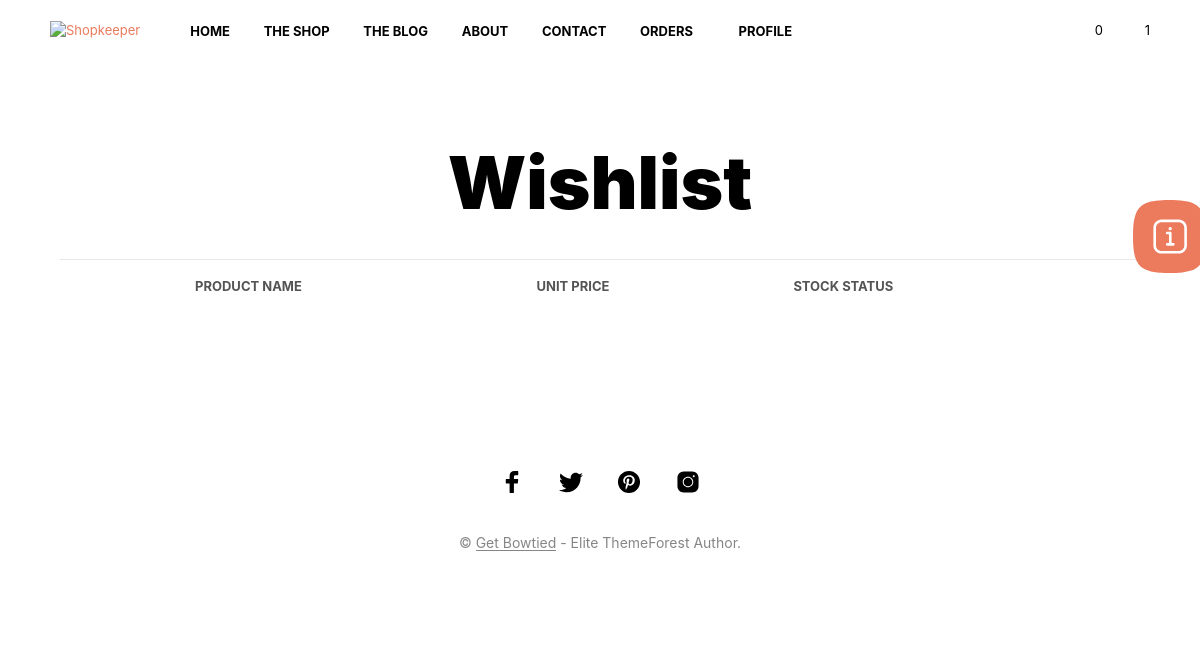
/product/wishlist/ (signed in), run on an earlier commit of the app's database.
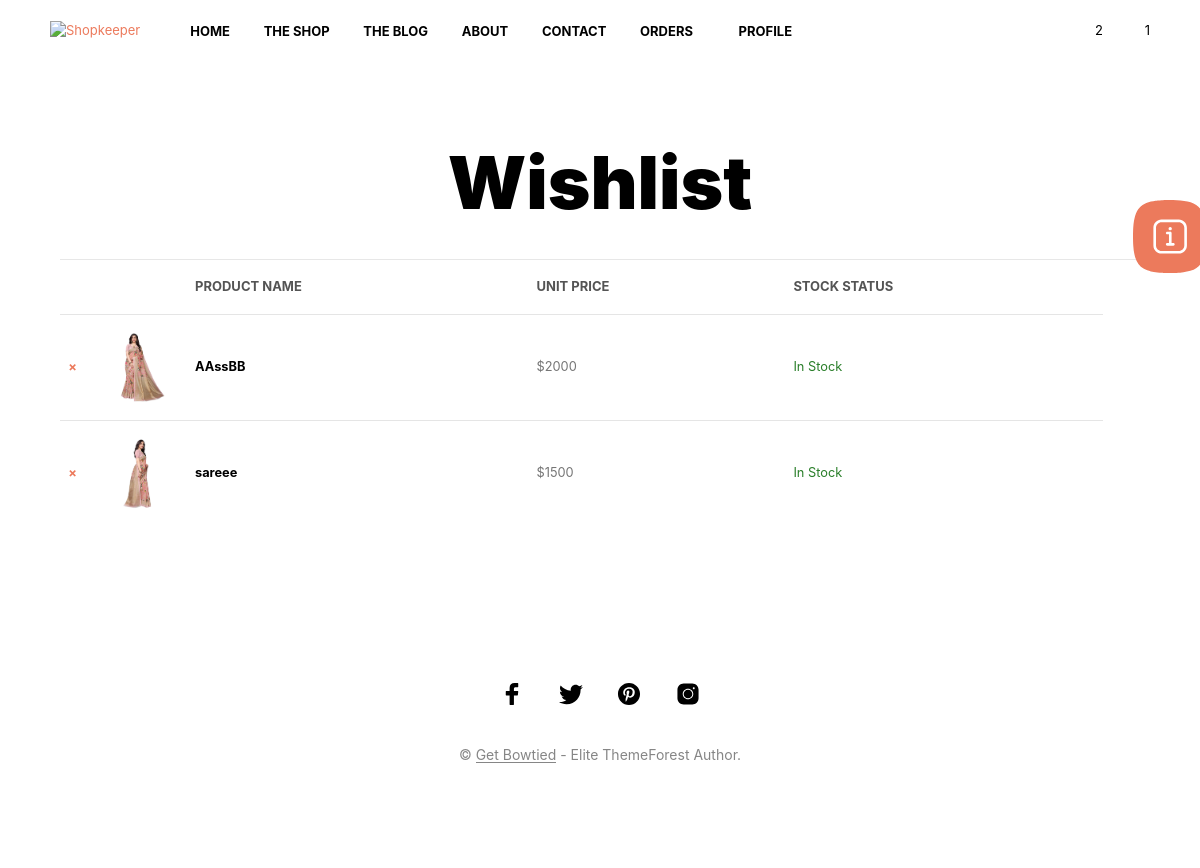
And on a later commit of the database.
### Product/models.py (models this page shows, shortened)
class Wishlist(models.Model):
    wish_list_user = models.ForeignKey(User, on_delete=models.CASCADE)
    wish_list_product = models.ForeignKey(Product, on_delete=models.CASCADE)
    wish_list_status = models.BooleanField(default=False)

class Product(models.Model):
    pro_cat_name = models.ForeignKey(Category, on_delete=models.CASCADE,blank=True,null=True,related_name="pro_cat_name")
    pro_name = models.CharField(max_length=100)
    pro_price = models.BigIntegerField()
    pro_offer_price = models.BigIntegerField(default=0)
    pro_fake_price = models.BigIntegerField(null=True, blank=True)
    pro_image = models.FileField(blank=True)
    pro_description = models.TextField(null=True, blank=True)
    pro_star = models.CharField(max_length=10, choices=CHOICE_STAR, null=True, blank=True)
    pro_availability = models.BooleanField(default=True)

### Product/views.py (the view)
# urls.py: path('wishlist/', views.wishlist, name="wishlist"),
@login_required
def wishlist(request):
    data = Wishlist.objects.filter(wish_list_user=request.user)
    return render(request, 'wishlist.html', {'data': data})

### Order/context_processor.py (called while the page is built)
def cart(request):
    if request.user.is_authenticated:
        cart = Cart.objects.filter(cart_user=request.user).count()
        return {'check_cart': cart}
    else:
        cart = 0
        return {'cart': cart}

def wishlist(request):
    if request.user.is_authenticated:
        data = Wishlist.objects.filter(wish_list_user=request.user).count()
        return {'check_wish': data}
    else:
        data = 0
        return {'check_wish': data}

### template/wishlist.html (shortened to what this page needs)
{% load static %}
<!DOCTYPE html>
<html lang="en-US">
<head>
	<link media="all" href="{%static 'wp-content/cache/autoptimize/css/autoptimize_3e8e80e9780db4695dbf441b896ff739.css'%}" rel="stylesheet" />
	<link media="only screen and (max-width: 768px)" href="{%static 'wp-content/cache/autoptimize/css/autoptimize_541e2ced151704f4ff1844c6de47ec02.css'%}" rel="stylesheet" />
		<noscript><style> .wpb_animate_when_almost_visible { opacity: 1; }</style></noscript></head>
<body class="page-template-default page page-id-551 wp-embed-responsive theme-shopkeeper woocommerce-no-js woocommerce-wishlist woocommerce woocommerce-page gbt_custom_notif wpb-js-composer js-comp-ver-6.6.0 vc_responsive">
    	<div id="st-container" class="st-container">
            <div class="st-content">
                                <div id="page_wrapper" class=" transparency_light">
                        <div class="top-headers-wrapper site-header-sticky">
<header id="masthead" class="site-header default custom-header-width" role="banner">
    <div class="row">
        <div class="site-header-wrapper">
            <div class="site-branding">
    <div class="site-logo">
        <a href="" rel="home">
                            <img class="site-logo-img" src="https://shopkeeper.wp-theme.design/wp-content/themes/shopkeeper/images/shopkeeper-logo.png" alt="Shopkeeper" />                    </a>
    </div>
                </div>
         {% include 'navbar.html'%}
        </div>
    </div>
</header>
                        </div>
    <div class="page-title-shown">
        <div id="primary" class="content-area">
            <div id="content" class="site-content" role="main">
           		<header class="entry-header " >
                    <div class="row">
                        <div class="large-10 large-centered columns without-sidebar">
                                                        <h1 class="page-title">Wishlist</h1>
                        </div>
                    </div>
                </header>
                    <div id="post-551" class="post-551 page type-page status-publish hentry">
    <div class="row">
		<div class="large-12 columns">
        <div class="entry-content">
<table
	class="shop_table cart wishlist_table wishlist_view traditional responsive   "
	data-pagination="no" data-per-page="5" data-page="1"
	data-id="54092" data-token="4HA9CYXAFENA">
	<thead>
	<tr>
								<th class="product-remove">
			</th>
		<th class="product-thumbnail"></th>
		<th class="product-name">
			<span class="nobr">
				Product name			</span>
		</th>
								<th class="product-price">
				<span class="nobr">
					Unit price				</span>
			</th>
								<th class="product-stock-status">
				<span class="nobr">
					Stock status				</span>
			</th>
								<th class="product-add-to-cart">
			</th>
			</tr>
	</thead>
	<tbody class="wishlist-items-wrapper">
	{% for i in data %}
		<tr id="yith-wcwl-row-5048" data-row-id="5048">
			<td class="product-remove">
				<div>
					<a href="{%url 'del_wishlist' i.id%}" class="" title="Remove this product">&times;</a>
				</div>
			</td>
			<td class="product-thumbnail">
				{% if i.wish_list_product.pro_image == ""%}
				<a href="{%url 'product_description' i.wish_list_product.id%}">
					<img width="350" height="435" src="https://shopkeeper.wp-theme.design/wp-content/uploads/14203267_0-350x435.jpg" class="attachment-woocommerce_thumbnail size-woocommerce_thumbnail" alt="" loading="lazy" />
				</a>
				{% else %}
				<a href="{%url 'product_description'  i.wish_list_product.id%}">
					<img width="350" height="435" src="{{i.wish_list_product.pro_image.url}}" class=" size-woocommerce_thumbnail" alt="" loading="lazy"/>
				</a>
				{% endif %}
			</td>
					<td class="product-name">
						<a href="{%url 'product_description' i.wish_list_product.id%}">
							{{i.wish_list_product.pro_name}}
						</a>
					</td>
						<td class="product-price" style="text-align: left;">
							<span class="woocommerce-Price-amount amount"><bdi>
								<span class="woocommerce-Price-currencySymbol" >&#36;</span>{{i.wish_list_product.pro_price}}</bdi>
							</span>
						</td>
					{% if i.wish_list_product.pro_availability == True %}
						<td class="product-stock-status" style="text-align: left;">
							<span class="wishlist-in-stock">In Stock</span>
						</td>
					{% else %}
						<td class="product-stock-status" style="text-align: left;">
							<span class="wishlist-in-stock" style="color: red;">Out of Stock</span>
						</td>
					{% endif %}
					</tr>
	{% endfor %}
	</tbody>
</table>
                    </div>
		</div>
    </div>
</div>
            </div>
        </div>
    </div>
				<footer id="site-footer" class="site-footer">
					<div class="site-footer-copyright-area">
						<div class="row">
							<div class="large-12 columns">
								<div class="footer_socials_wrapper">
	        <ul class="sk_social_icons_list center">
								<li class="sk_social_icon default_icon">
									<a class="sk_social_icon_link" target="_blank"
										href="">
									</a>
								</li>
								<li class="sk_social_icon default_icon">
									<a class="sk_social_icon_link" target="_blank"
										href="http://twitter.com/GetBowtied">
									</a>
								</li>
								<li class="sk_social_icon default_icon">
									<a class="sk_social_icon_link" target="_blank"
										href="http://www.pinterest.com/">
									</a>
								</li>
								<li class="sk_social_icon default_icon">
									<a class="sk_social_icon_link" target="_blank"
										href="http://instagram.com/getbowtied">
									</a>
								</li>
	        </ul>
		    </div>
								<div class="copyright_text">
                                    © <a href='http://www.getbowtied.com/' target='_blank'>Get Bowtied</a> - Elite ThemeForest Author.                                </div>
							</div>
						</div>
					</div>
				</footer>
			</div>
		</div>
	</div>
		<div class="call-to-action-canvas">
			<button class="call-to-action-toggle"><span class="icon"></span></button>
		</div>
</body>
</html>

### template/mobile_navbar.html (shortened to what this page needs)
{% load static %}

### template/navbar.html (shortened to what this page needs)
{% load static %}
<div class="menu-wrapper">
                 <nav class="show-for-large main-navigation default-navigation align_left" role="navigation" aria-label="Main Menu">
            		<ul class="menu-main-navigation-1">
                		<li>
                    		<a href="{% url 'index'%}">Home</a>
						</li>
                		<li class="mega-menu menu-item menu-item-type-post_type menu-item-object-page">
							<a href="{%url 'shop'%}">The Shop</a>
						</li>
					<li class="">
                    	<a href="#">The Blog</a></li>
					<li class="">
                    	<a href="#">About</a></li>
					<li class="">
                    	<a href="{%url 'contact_us'%}">Contact</a></li>
						<li  class="mega-menu menu-item menu-item-type-post_type menu-item-object-page
						 menu-item-has-children">
							<a href="">Orders</a>
						</li>
						<li class="mega-menu menu-item menu-item-type-post_type menu-item-object-page
						menu-item-has-children">
							<a href="">Profile</a>
</li>
					</ul>
				 </nav>
                <div class="site-tools">
                 <ul>
                    <li class="wishlist-button">
                		<a href="{%url 'wishlist'%}" class="tools_button">
                    		<span class="tools_button_icon">
								<i class="spk-icon spk-icon-heart"></i>
							</span>
							{% if request.user.is_authenticated %}
                    		<span class="wishlist_items_number">{{check_wish}}</span>
							{% else %}
                    		<span class="wishlist_items_number">0</span>
							{% endif %}
                		</a>
            		</li>
					 <li class="">
                    	<a href="{%url 'cart'%}" class="tools_button">
                        	<span class="tools_button_icon">
								<i class="spk-icon spk-icon-cart-shopkeeper"></i>
							</span>
							{% if request.user.is_authenticated %}
                        	<span class="shopping_bag_items_number">{{check_cart}}</span>
							{% else %}
							<span class="shopping_bag_items_number">0</span>
							{% endif %}
                    	</a>
                		</li>
    			</ul>
                    </div>
            </div>

### static/wp-content/cache/autoptimize/css/autoptimize_541e2ced151704f4ff1844c6de47ec02.css (style rules this page uses)
:root { --woocommerce:#a46497;--wc-green:#7ad03a;--wc-red:#a00;--wc-orange:#ffba00;--wc-blue:#2ea2cc;--wc-primary:#a46497;--wc-primary-text:#fff;--wc-secondary:#ebe9eb;--wc-secondary-text:#515151;--wc-highlight:#77a464;--wc-highligh-text:#fff;--wc-content-bg:#fff;--wc-subtext:#767676 }
.woocommerce #content table.cart .product-thumbnail,.woocommerce table.cart .product-thumbnail,.woocommerce-page #content table.cart .product-thumbnail,.woocommerce-page table.cart .product-thumbnail { display:none }

What changed in the data, as far as the page shows it:
added Wishlist: wish_list_product.pro_image (picture), wish_list_product.pro_name "AAssBB", wish_list_product.pro_price "2000", shows "In Stock"
added Wishlist: wish_list_product.pro_image (picture), wish_list_product.pro_name "sareee", wish_list_product.pro_price "1500", shows "In Stock"
Also different on the page:
{{ check_wish }}: "0" → "2"
